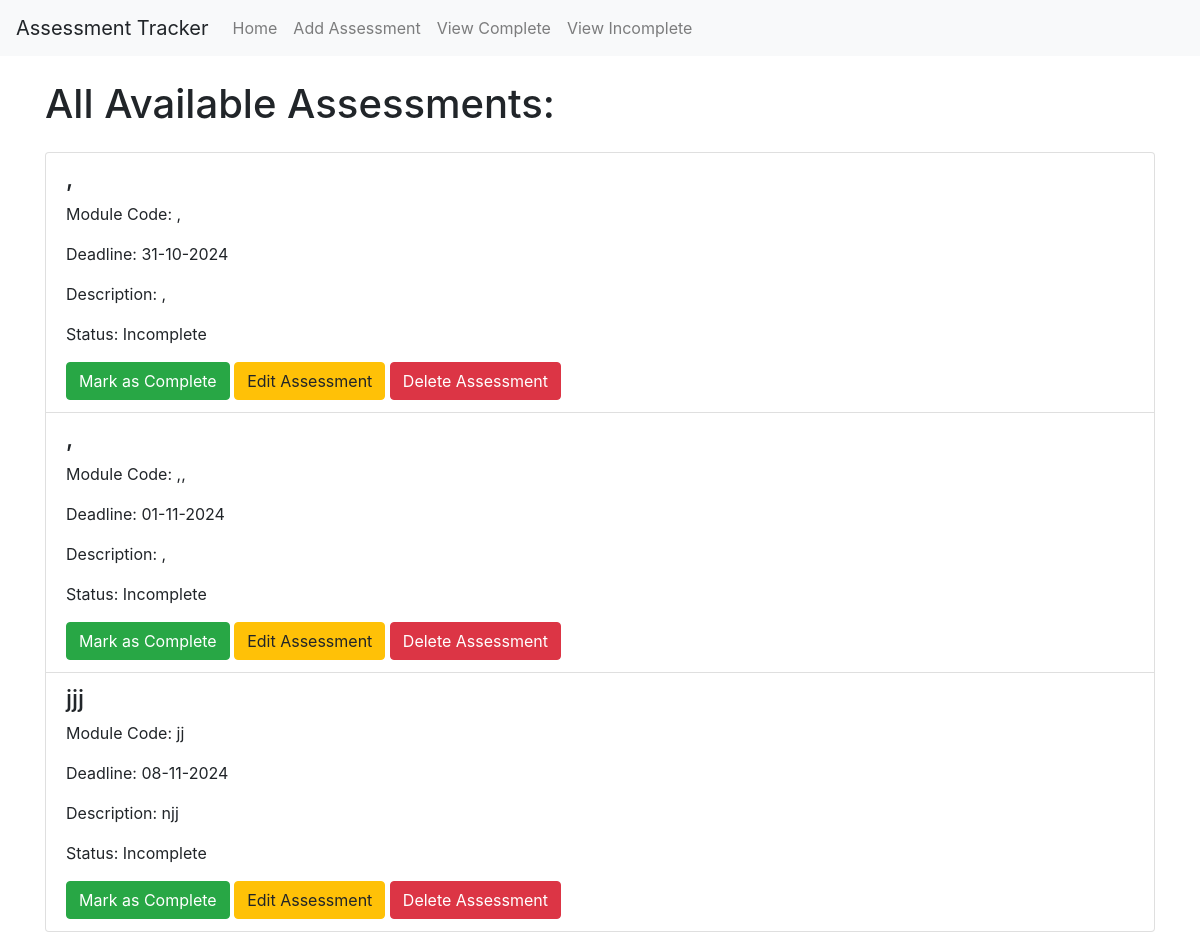
Before: / with the older database file.
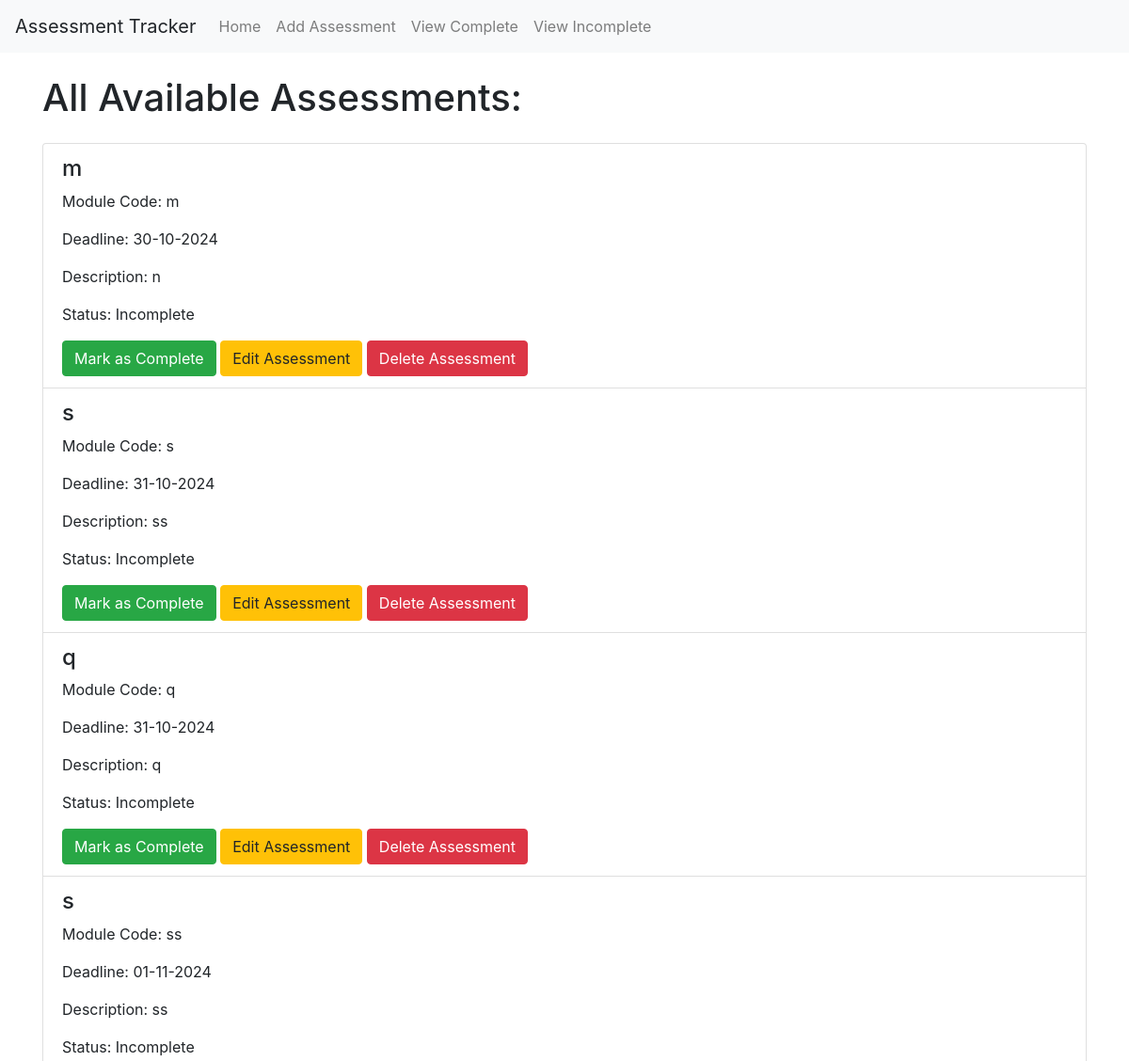
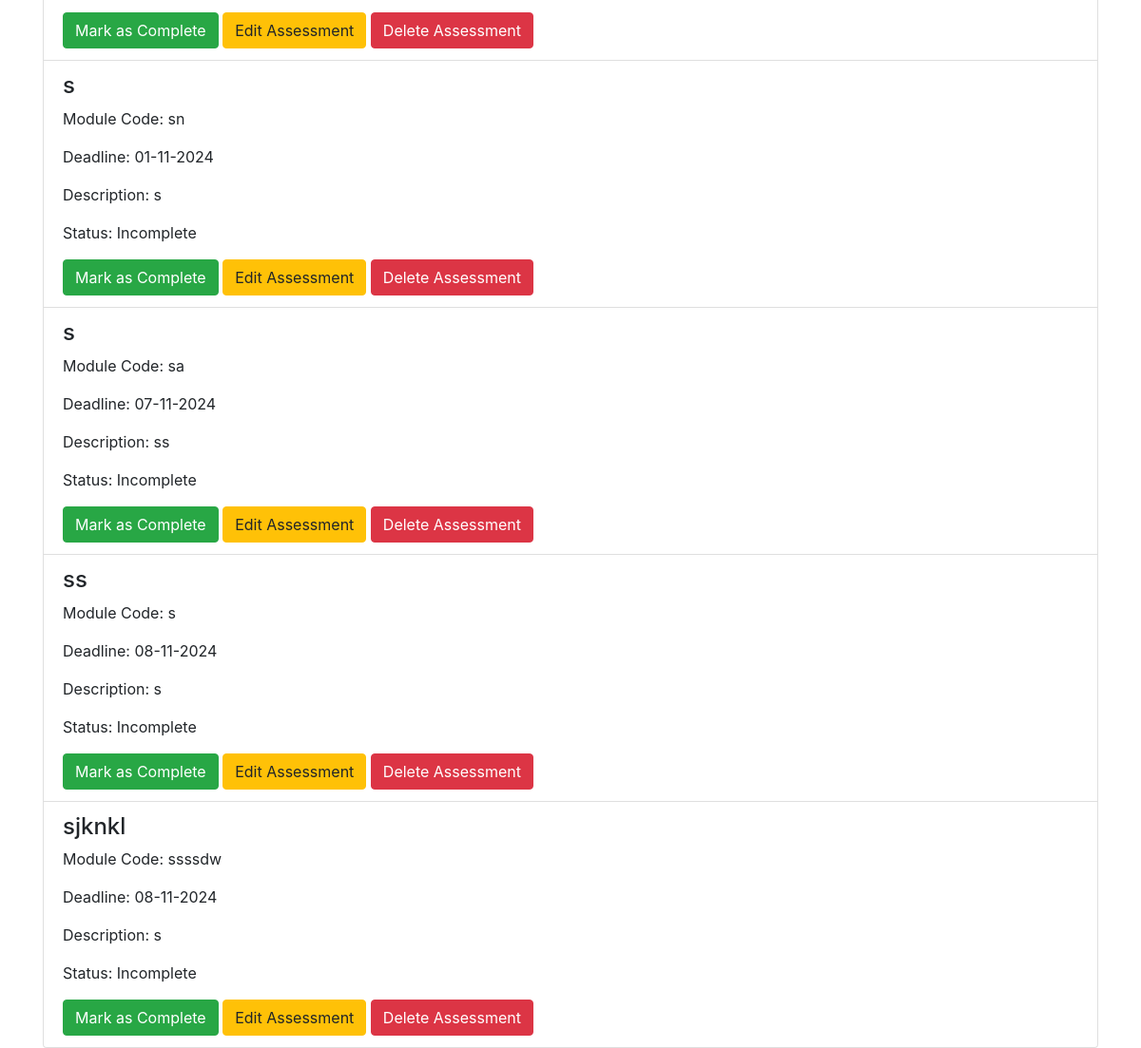
After: the same page with the newer database file (2 pictures, top to bottom).
### app/models.py (models this page shows)
class Assessment(db.Model):
    id = db.Column(db.Integer, primary_key=True)
    title = db.Column(db.String(100), nullable=False)
    module_code = db.Column(db.String(100), nullable=False)
    deadline = db.Column(db.DateTime, nullable=False)
    description = db.Column(db.Text, nullable=False)
    completed = db.Column(db.Boolean, default=False)

### app/views.py (the view)
@app.route('/')
def home():
    assessments = Assessment.query.order_by(Assessment.deadline.asc()).all()
    return render_template('home.html', assessments=assessments)

### app/templates/home.html (shortened to what this page needs)
{% extends "base.html" %}
{% block content %}
    <h1 class="my-4">All Available Assessments:</h1>
    {% if assessments %}
        <ul class="list-group">
            {% for assessment in assessments %}
                <li class="list-group-item">
                    <h4>{{ assessment.title }}</h4>
                    <p>Module Code: {{ assessment.module_code }}</p>
                    <p>Deadline: {{ assessment.deadline.strftime('%d-%m-%Y') }}</p>
                    <p>Description: {{ assessment.description }}</p>
                    <p>Status: {{ 'Completed' if assessment.completed else 'Incomplete' }}</p>
                    {% if not assessment.completed %}
                        <form action="{{ url_for('complete_button', id=assessment.id) }}" method="post" style="display:inline;">
                            <button type="submit" class="btn btn-success">Mark as Complete</button>
                        </form>
                    {% endif %}
                    <a href="{{ url_for('edit_assessment', id=assessment.id) }}" class="btn btn-warning">Edit Assessment</a>
                    <a href="{{ url_for('delete_assessment', id=assessment.id) }}" class="btn btn-danger">Delete Assessment</a>
                </li>
            {% endfor %}
        </ul>
    {% else %}
        <p>There are currently no assessments!</p>
    {% endif %}
{% endblock %}

### app/templates/base.html (shortened to what this page needs)
<!DOCTYPE html>
<html lang="en">
<head>
    <link rel="stylesheet" href="https://stackpath.bootstrapcdn.com/bootstrap/4.2.1/css/bootstrap.min.css">
</head>
<body>
    <nav class="navbar navbar-expand-sm navbar-light bg-light">
        <a class="navbar-brand">Assessment Tracker</a>
        <div class="collapse navbar-collapse" id="navbarSupportedContent">
            <ul class="navbar-nav mr-auto">
                <li class="nav-item"><a class="nav-link" href="/">Home<span class="sr-only">(current)</span></a></li>
                <li class="nav-item"><a class="nav-link" href="/add_assessment">Add Assessment</a></li>
                <li class="nav-item"><a class="nav-link" href="/view_complete">View Complete</a></li>
                <li class="nav-item"><a class="nav-link" href="/view_incomplete">View Incomplete</a></li>
            </ul>
        </div>
    </nav>
    <div class="container">
        {% block content %}
        {% endblock %}
    </div>
 </body>
</html>

Changed rows visible on the page:
added Assessment: title "m", module_code "m", deadline "30-10-2024", description "n", completed "Incomplete"
changed Assessment (number 2 of 8 on the later page): title "," → "s"; module_code "," → "s"; description "," → "ss"
added Assessment: title "q", module_code "q", deadline "31-10-2024", description "q", completed "Incomplete"
changed Assessment (number 4 of 8 on the later page): title "," → "s"; module_code ",," → "ss"; description "," → "ss"
added Assessment: title "s", module_code "sn", deadline "01-11-2024", description "s", completed "Incomplete"
changed Assessment (number 6 of 8 on the later page): title "jjj" → "s"; module_code "jj" → "sa"; deadline "08-11-2024" → "07-11-2024"; description "njj" → "ss"
added Assessment: title "ss", module_code "s", deadline "08-11-2024", description "s", completed "Incomplete"
added Assessment: title "sjknkl", module_code "ssssdw", deadline "08-11-2024", description "s", completed "Incomplete"
